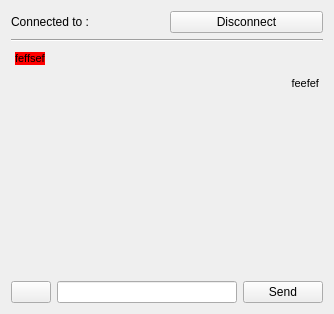
<?xml version="1.0" encoding="UTF-8"?>
<ui version="4.0">
 <class>Form</class>
 <widget class="QWidget" name="Form">
  <property name="geometry">
   <rect>
    <x>0</x>
    <y>0</y>
    <width>334</width>
    <height>314</height>
   </rect>
  </property>
  <property name="sizePolicy">
   <sizepolicy hsizetype="Preferred" vsizetype="Preferred">
    <horstretch>0</horstretch>
    <verstretch>0</verstretch>
   </sizepolicy>
  </property>
  <property name="windowTitle">
   <string>Form</string>
  </property>
  <layout class="QVBoxLayout" name="verticalLayout">
   <item>
    <layout class="QHBoxLayout" name="horizontalLayout_2">
     <item>
      <widget class="QLabel" name="label">
       <property name="text">
        <string>Connected to : </string>
       </property>
      </widget>
     </item>
     <item>
      <widget class="QPushButton" name="pushButton_3">
       <property name="enabled">
        <bool>true</bool>
       </property>
       <property name="text">
        <string>Disconnect</string>
       </property>
      </widget>
     </item>
    </layout>
   </item>
   <item>
    <widget class="Line" name="line">
     <property name="orientation">
      <enum>Qt::Horizontal</enum>
     </property>
    </widget>
   </item>
   <item>
    <widget class="QTextEdit" name="textEdit">
     <property name="autoFillBackground">
      <bool>false</bool>
     </property>
     <property name="styleSheet">
      <string notr="true">QTextEdit{
background-color : rgba(255, 255, 255, 0);
}</string>
     </property>
     <property name="frameShape">
      <enum>QFrame::NoFrame</enum>
     </property>
     <property name="frameShadow">
      <enum>QFrame::Plain</enum>
     </property>
     <property name="lineWidth">
      <number>1</number>
     </property>
     <property name="readOnly">
      <bool>true</bool>
     </property>
     <property name="html">
      <string>&lt;!DOCTYPE HTML PUBLIC &quot;-//W3C//DTD HTML 4.0//EN&quot; &quot;http://www.w3.org/TR/REC-html40/strict.dtd&quot;&gt;
&lt;html&gt;&lt;head&gt;&lt;meta name=&quot;qrichtext&quot; content=&quot;1&quot; /&gt;&lt;style type=&quot;text/css&quot;&gt;
p, li { white-space: pre-wrap; }
&lt;/style&gt;&lt;/head&gt;&lt;body style=&quot; font-family:'MS Shell Dlg 2'; font-size:8.25pt; font-weight:400; font-style:normal;&quot;&gt;
&lt;p style=&quot; margin-top:12px; margin-bottom:12px; margin-left:0px; margin-right:0px; -qt-block-indent:0; text-indent:0px;&quot;&gt;&lt;span style=&quot; background-color:#ff0000;&quot;&gt;feffsef&lt;/span&gt;&lt;/p&gt;
&lt;p align=&quot;right&quot; style=&quot; margin-top:12px; margin-bottom:12px; margin-left:0px; margin-right:0px; -qt-block-indent:0; text-indent:0px;&quot;&gt;feefef&lt;/p&gt;&lt;/body&gt;&lt;/html&gt;</string>
     </property>
     <property name="acceptRichText">
      <bool>true</bool>
     </property>
    </widget>
   </item>
   <item>
    <layout class="QHBoxLayout" name="horizontalLayout">
     <item>
      <widget class="QPushButton" name="pushButton">
       <property name="text">
        <string/>
       </property>
       <property name="icon">
        <iconset>
         <normaloff>icons/upload.png</normaloff>icons/upload.png</iconset>
       </property>
      </widget>
     </item>
     <item>
      <widget class="QLineEdit" name="lineEdit"/>
     </item>
     <item>
      <widget class="QPushButton" name="pushButton_2">
       <property name="text">
        <string>Send</string>
       </property>
      </widget>
     </item>
    </layout>
   </item>
  </layout>
 </widget>
 <resources/>
 <connections/>
</ui>
